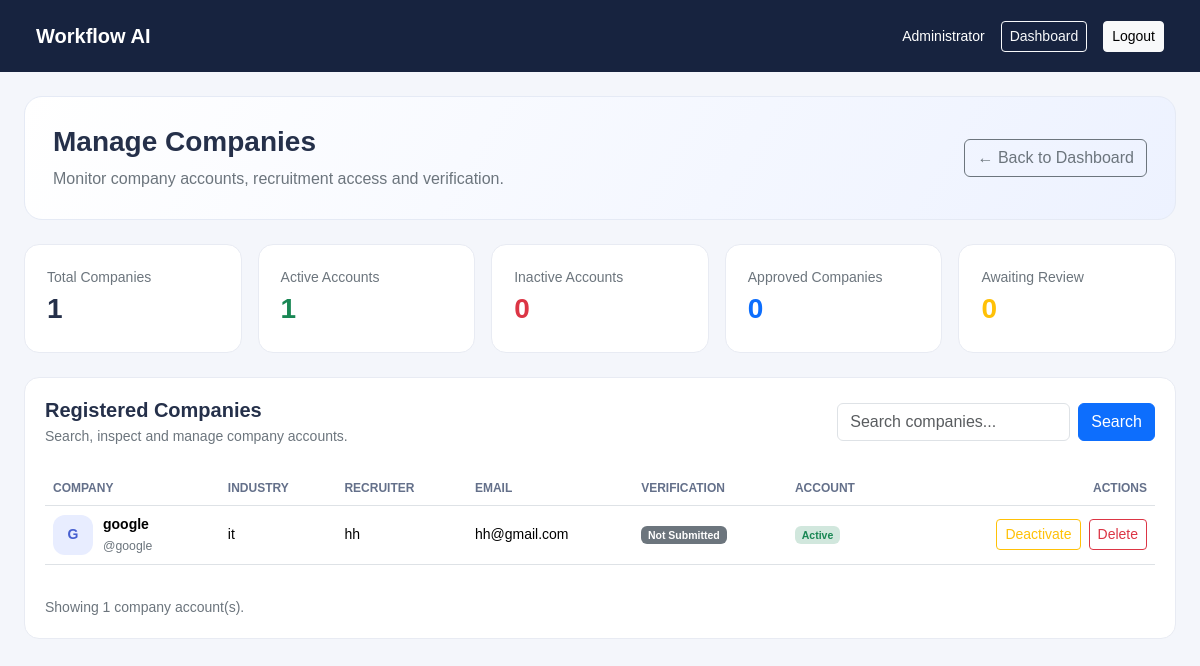
Screenshot of /workflow-admin/companies/ (signed in) with the database file from the repository.
### accounts/models.py (models this page shows, shortened)
class CompanyProfile(models.Model):
    user = models.OneToOneField(
        User,
        on_delete=models.CASCADE
    )
    company_name = models.CharField(max_length=150, blank=True)
    industry = models.CharField(max_length=100, blank=True)
    location = models.CharField(max_length=150, blank=True)
    website = models.URLField(blank=True)
    description = models.TextField(blank=True)
    recruiter_name = models.CharField(max_length=100, blank=True)
    contact_email = models.EmailField(blank=True)
    contact_phone = models.CharField(max_length=15, blank=True)

### core/views.py (the view, shortened to what this page needs)
# urls.py: path('workflow-admin/companies/', views.admin_companies, name='admin_companies'),
@staff_required
def admin_companies(request):
    company_profiles = CompanyProfile.objects.filter(
        user__userprofile__role='company'
    ).select_related(
        'user'
    ).order_by('-user__date_joined')
    search = request.GET.get('search', '').strip()
    companies = []
    for company in company_profiles:
        access_request = CompanyAccessRequest.objects.filter(
            company=company
        ).first()
        companies.append({
            'company': company,
            'user': company.user,
            'access_request': access_request,
        })
    all_companies = CompanyProfile.objects.filter(
        user__userprofile__role='company'
    ).select_related('user')
    approved_count = CompanyAccessRequest.objects.filter(
        company__user__userprofile__role='company',
        status='approved'
    ).count()
    pending_count = CompanyAccessRequest.objects.filter(
        company__user__userprofile__role='company',
        status__in=['pending', 'under_review', 'more_info']
    ).count()
    return render(
        request,
        'core/admin_companies.html',
        {
            'companies': companies,
            'search': search,
            'total_companies': all_companies.count(),
            'active_companies': all_companies.filter(
                user__is_active=True
            ).count(),
            'inactive_companies': all_companies.filter(
                user__is_active=False
            ).count(),
            'approved_count': approved_count,
            'pending_count': pending_count,
        }
    )

### accounts/context_processors.py (called while the page is built)
def notification_count(request):
    unread_count = 0
    if request.user.is_authenticated:
        unread_count = request.user.notifications.filter(
            is_read=False
        ).count()
    return {
        'notifications_unread_count': unread_count
    }

### core/views.py (called while the page is built)
def staff_required(view_func):
    @login_required
    @wraps(view_func)
    def wrapper(request, *args, **kwargs):
        if not request.user.is_staff:
            return HttpResponseForbidden(
                'Staff permission required.'
            )
        return view_func(request, *args, **kwargs)
    return wrapper

### core/templates/core/admin_companies.html (shortened to what this page needs)
<!DOCTYPE html>
<html lang="en">
<head>
    <link href="https://cdn.jsdelivr.net/npm/bootstrap@5.3.8/dist/css/bootstrap.min.css" rel="stylesheet">
</head>
<body>
<nav class="navbar navbar-dark px-3 px-md-4 py-3">
    <div class="container-fluid">
        <a class="navbar-brand fw-bold" href="{% url 'admin_dashboard' %}">
            Workflow AI
        </a>
        <div class="d-flex align-items-center gap-3">
            <span class="text-white small d-none d-md-inline">
                Administrator
            </span>
            <a href="{% url 'admin_dashboard' %}"
               class="btn btn-outline-light btn-sm">
                Dashboard
            </a>
            <a href="{% url 'logout' %}"
               class="btn btn-light btn-sm">
                Logout
            </a>
        </div>
    </div>
</nav>
<div class="container-fluid px-3 px-md-4 py-4">
    <div class="page-header mb-4">
        <div class="d-flex flex-wrap justify-content-between align-items-center gap-3">
            <div>
                <h3 class="fw-bold mb-2">Manage Companies</h3>
                <p class="text-secondary mb-0">
                    Monitor company accounts, recruitment access and verification.
                </p>
            </div>
            <a href="{% url 'admin_dashboard' %}"
               class="btn btn-outline-secondary">
                ← Back to Dashboard
            </a>
        </div>
    </div>
    <div class="row g-3 mb-4">
        <div class="col-md-4 col-lg">
            <div class="stat-card">
                <div class="text-secondary small">Total Companies</div>
                <div class="stat-number">{{ total_companies }}</div>
            </div>
        </div>
        <div class="col-md-4 col-lg">
            <div class="stat-card">
                <div class="text-secondary small">Active Accounts</div>
                <div class="stat-number text-success">{{ active_companies }}</div>
            </div>
        </div>
        <div class="col-md-4 col-lg">
            <div class="stat-card">
                <div class="text-secondary small">Inactive Accounts</div>
                <div class="stat-number text-danger">{{ inactive_companies }}</div>
            </div>
        </div>
        <div class="col-md-6 col-lg">
            <div class="stat-card">
                <div class="text-secondary small">Approved Companies</div>
                <div class="stat-number text-primary">{{ approved_count }}</div>
            </div>
        </div>
        <div class="col-md-6 col-lg">
            <div class="stat-card">
                <div class="text-secondary small">Awaiting Review</div>
                <div class="stat-number text-warning">{{ pending_count }}</div>
            </div>
        </div>
    </div>
    <div class="table-card">
        <div class="d-flex flex-wrap justify-content-between align-items-center gap-3 mb-4">
            <div>
                <h5 class="fw-bold mb-1">Registered Companies</h5>
                <p class="text-secondary small mb-0">
                    Search, inspect and manage company accounts.
                </p>
            </div>
            <form method="GET" class="d-flex gap-2">
                <input
                    type="search"
                    name="search"
                    class="form-control"
                    placeholder="Search companies..."
                    value="{{ search }}"
                >
                <button class="btn btn-primary">
                    Search
                </button>
            </form>
        </div>
        <div class="table-responsive">
            <table class="table table-hover align-middle">
                <thead>
                    <tr>
                        <th>COMPANY</th>
                        <th>INDUSTRY</th>
                        <th>RECRUITER</th>
                        <th>EMAIL</th>
                        <th>VERIFICATION</th>
                        <th>ACCOUNT</th>
                        <th class="text-end">ACTIONS</th>
                    </tr>
                </thead>
                <tbody>
                    {% for item in companies %}
                    <tr>
                        <td>
                            <div class="d-flex align-items-center">
                                <div class="company-avatar">
                                    {{ item.company.company_name|first|upper }}
                                </div>
                                <div>
                                    <div class="fw-semibold">
                                        {{ item.company.company_name|default:item.user.username }}
                                    </div>
                                    <small class="text-secondary">
                                        @{{ item.user.username }}
                                    </small>
                                </div>
                            </div>
                        </td>
                        <td>
                            {{ item.company.industry|default:"Not provided" }}
                        </td>
                        <td>
                            {{ item.company.recruiter_name|default:"Not provided" }}
                        </td>
                        <td>
                            {{ item.company.contact_email|default:item.user.email|default:"Not provided" }}
                        </td>
                        <td>
                            {% if item.access_request %}
                                {% if item.access_request.status == 'approved' %}
                                    <span class="badge bg-success">Approved</span>
                                {% elif item.access_request.status == 'rejected' %}
                                    <span class="badge bg-danger">Rejected</span>
                                {% elif item.access_request.status == 'more_info' %}
                                    <span class="badge bg-warning text-dark">More Information</span>
                                {% elif item.access_request.status == 'under_review' %}
                                    <span class="badge bg-info text-dark">Under Review</span>
                                {% else %}
                                    <span class="badge bg-secondary">Pending</span>
                                {% endif %}
                            {% else %}
                                <span class="badge bg-secondary">
                                    Not Submitted
                                </span>
                            {% endif %}
                        </td>
                        <td>
                            {% if item.user.is_active %}
                                <span class="badge bg-success-subtle text-success">
                                    Active
                                </span>
                            {% else %}
                                <span class="badge bg-danger-subtle text-danger">
                                    Inactive
                                </span>
                            {% endif %}
                        </td>
                        <td class="text-end">
                            <div class="d-flex justify-content-end gap-2 flex-wrap">
                                <form method="POST"
                                      action="{% url 'admin_toggle_company' item.user.id %}">
                                    {% if item.user.is_active %}
                                        <button type="submit"
                                                class="btn btn-sm btn-outline-warning">
                                            Deactivate
                                        </button>
                                    {% else %}
                                        <button type="submit"
                                                class="btn btn-sm btn-outline-success">
                                            Activate
                                        </button>
                                    {% endif %}
                                </form>
                                <button
                                    type="button"
                                    class="btn btn-sm btn-outline-danger"
                                    data-bs-toggle="modal"
                                    data-bs-target="#deleteModal{{ item.user.id }}">
                                    Delete
                                </button>
                            </div>
                        </td>
                    </tr>
                    {% endfor %}
                </tbody>
            </table>
        </div>
        <div class="text-secondary small mt-3">
            Showing {{ companies|length }} company account(s).
        </div>
    </div>
</div>
</body>
</html>

### core/templates/core/admin_companies.html (style rules this page uses)
body { background: #f4f6fb; color: #25304a; font-family: Arial, sans-serif; }
.navbar { background: #17233f; }
.page-header { background: linear-gradient(120deg, #fff, #edf2ff); border: 1px solid #e5eaf5; border-radius: 18px; padding: 28px; }
.stat-card, .table-card { background: white; border: 1px solid #e8ebf3; border-radius: 15px; }
.stat-card { padding: 22px; height: 100%; }
.stat-number { font-size: 28px; font-weight: 700; }
.table-card { padding: 20px; }
.table th { color: #64708a; font-size: 12px; white-space: nowrap; }
.table td { vertical-align: middle; font-size: 14px; }
.company-avatar { width: 40px; height: 40px; border-radius: 12px; background: #e8edff; color: #465fd0; display: inline-flex; align-items: center; justify-content: center; font-weight: 700; margin-right: 10px; }

### rows the page displays
CompanyProfile: company.company_name|first "G", company.company_name "google", user.username "google", company.industry "it", company.recruiter_name "hh", company.contact_email "hh@gmail.com"

### other values shown
{{ total_companies }} "1"
{{ active_companies }} "1"
{{ inactive_companies }} "0"
{{ approved_count }} "0"
{{ pending_count }} "0"
{{ companies|length }} "1"
